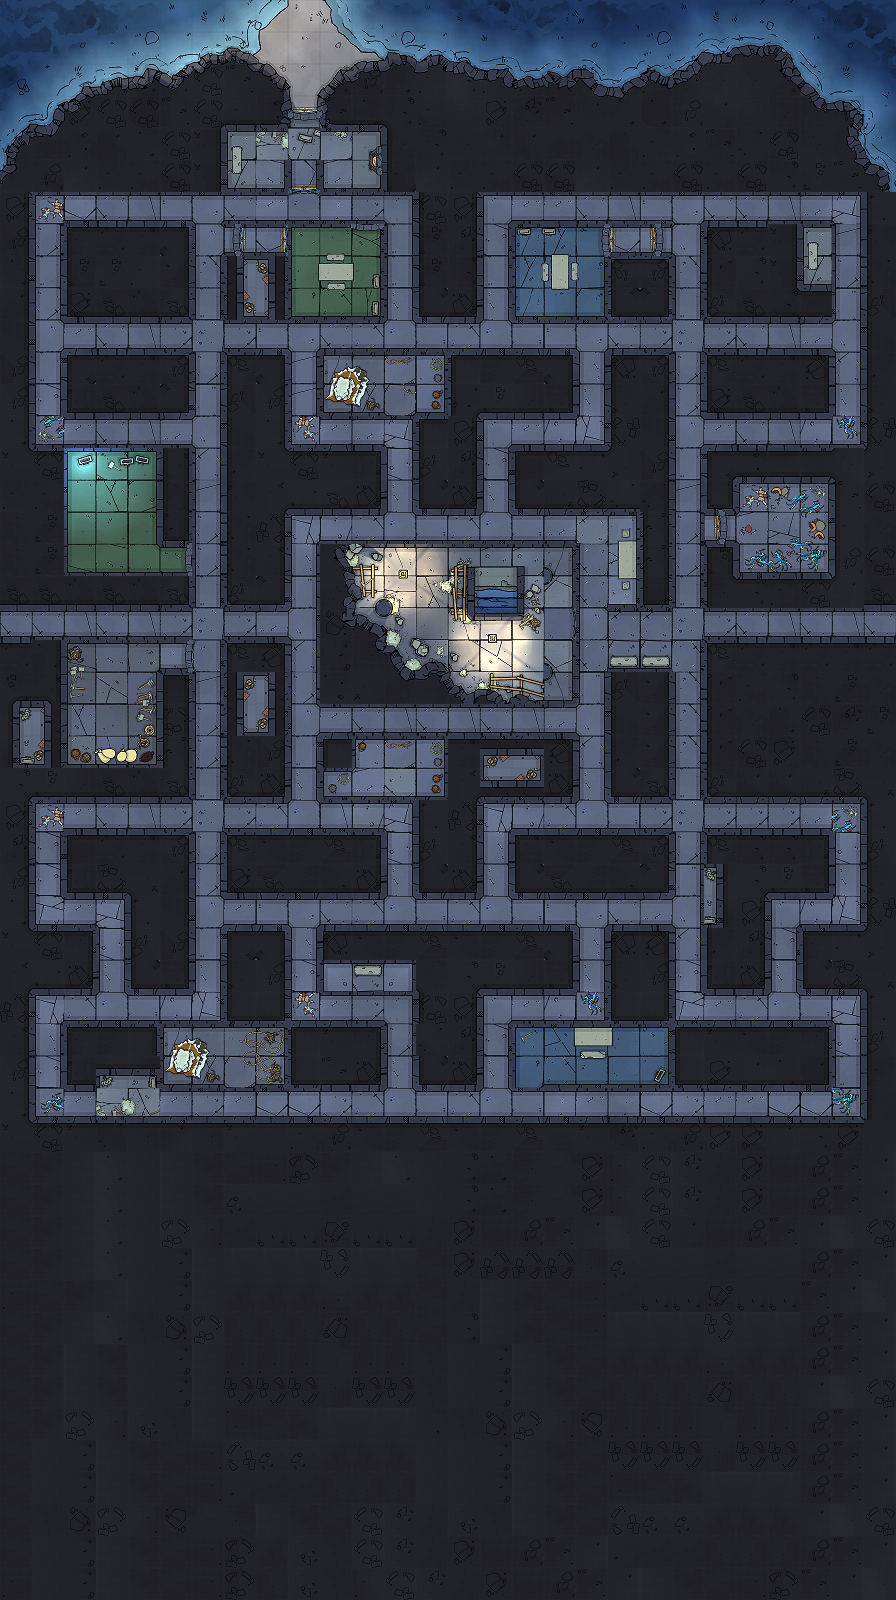

A 2D game scene composited from a Tiled map and its tileset images. What follows is a short description and the map's XML, with each tile layer's data collapsed to a summary:
An orthogonal 28x50 tile map with 32x32 px tiles, 4 tile layers (Background, Walls, Path, Collectables).

<map version="1.4" tiledversion="1.4.3" orientation="orthogonal" renderorder="right-down" width="28" height="50" tilewidth="32" tileheight="32" infinite="0" nextlayerid="5" nextobjectid="1">
 <tileset firstgid="1" source="map3.tsx" />
 <layer id="4" name="Background" width="28" height="50">
  <data>[1400 cells, 532 non-empty, 532 distinct tile ids]</data>
 </layer>
 <layer id="1" name="Walls" width="28" height="50">
  <data>[1400 cells, 568 non-empty, 564 distinct tile ids]</data>
 </layer>
 <layer id="2" name="Path" width="28" height="50">
  <data>[1400 cells, 300 non-empty, 298 distinct tile ids]</data>
 </layer>
 <layer id="3" name="Collectables" width="28" height="50">
  <data>[1400 cells, 0 non-empty, 0 distinct tile ids]</data>
 </layer>
</map>
